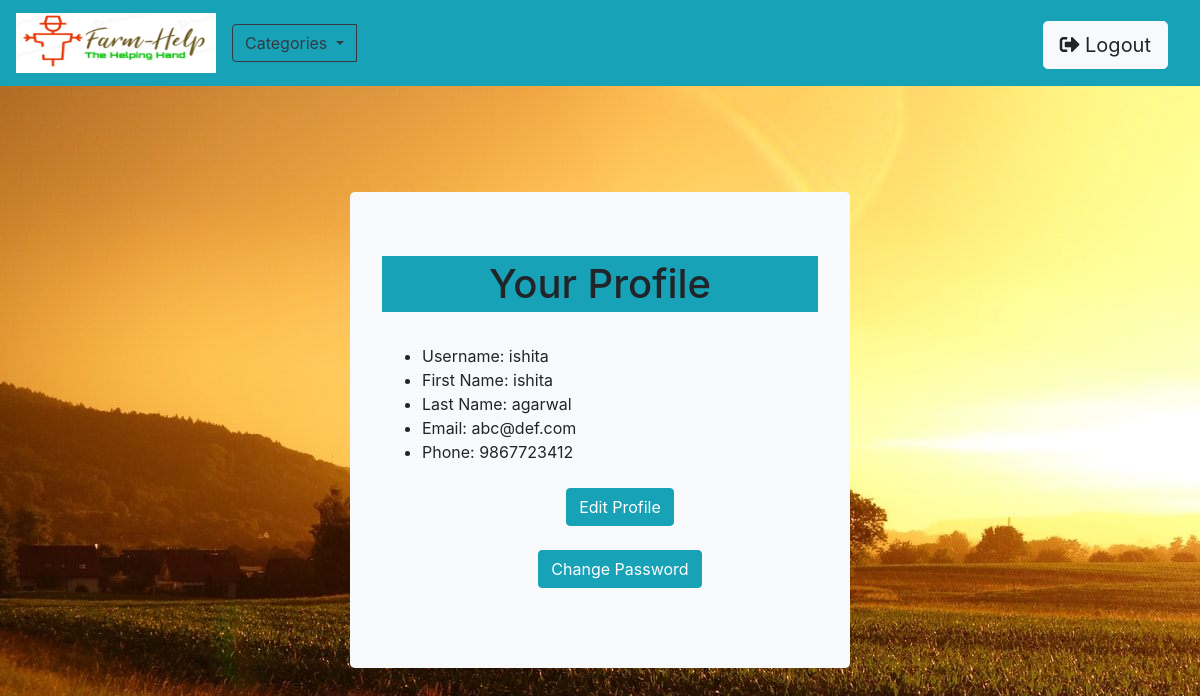
The page /web/myprofile/ (signed in) on the database its author committed.
### web/models.py (models this page shows)
class User(AbstractUser):
    is_seller = models.BooleanField(default=False)
    is_buyer = models.BooleanField(default=False)
    phone = models.CharField(max_length=10, validators=[MinLengthValidator(10),RegexValidator(r'^\d{1,10}$')], default='')
    firm_name = models.CharField(max_length=100,default='')
    website = models.URLField(max_length=100,default='')

### web/views.py (the view)
# urls.py: path('myprofile/',views.my_profile,name="my_profile"),
@login_required(login_url='/web/login/')
def my_profile(request):
    return render(request, 'web/myprofile.html',{'user':request.user})

### web/context_processor.py (called while the page is built)
def category(request):
    categories = Category.objects.all()
    return {'categories': categories}

### web/templates/web/myprofile.html (shortened to what this page needs)
{% extends 'base.html' %}
{% block body %}
<ul class="nav navbar-nav ml-auto">
        <li class="nav-item mr-3 pt-1">
            <form action="{% url 'web:logout' %}" method="post">
            <button type="submit" class="btn btn-light btn-lg">
                <span class="fas fa-sign-out-alt"></span> Logout
            </button>
            </form>
        </li>
</ul>
{% endblock %}
{% block div %}
<br>
<br><br><br><br><br><br><br>
<div class = "jumbotron container bg-light" style="width:500px">
<h1 class="bg-info p-1" align="center">Your Profile</h1>
<br>
{% if user.is_buyer is True %}
<ul>
    <li>Username: {{user}}</li>
    <li>First Name: {{user.first_name}}</li>
    <li>Last Name: {{user.last_name}}</li>
    <li>Email: {{user.email}}</li>
    <li>Phone: {{user.phone}}</li>
    <br>
    <div align="center">
    <form action="{% url 'web:edit_profile' %}">
    <button type="submit" class="btn btn-info">
        Edit Profile
    </button>
    </form>
    <br>
    <form action="{% url 'web:change_password' %}">
    <button tyoe="submit" class="btn btn-info">
        Change Password
    </button>
    </form>
</ul>
{% endif %}
</div>
{% endblock %}

### rows shown on the page
User: username "ishita", first_name "ishita", last_name "agarwal", email "abc@def.com", phone "9867723412"
